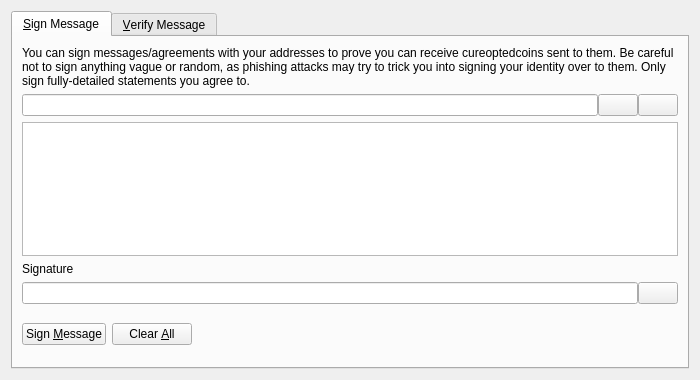
<?xml version="1.0" encoding="UTF-8"?>
<ui version="4.0">
 <class>SignVerifyMessageDialog</class>
 <widget class="QDialog" name="SignVerifyMessageDialog">
  <property name="geometry">
   <rect>
    <x>0</x>
    <y>0</y>
    <width>700</width>
    <height>380</height>
   </rect>
  </property>
  <property name="windowTitle">
   <string>Signatures - Sign / Verify a Message</string>
  </property>
  <property name="modal">
   <bool>true</bool>
  </property>
  <layout class="QVBoxLayout" name="verticalLayout">
   <item>
    <widget class="QTabWidget" name="tabWidget">
     <property name="currentIndex">
      <number>0</number>
     </property>
     <widget class="QWidget" name="tabSignMessage">
      <attribute name="title">
       <string>&amp;Sign Message</string>
      </attribute>
      <layout class="QVBoxLayout" name="verticalLayout_SM">
       <item>
        <widget class="QLabel" name="infoLabel_SM">
         <property name="text">
          <string>You can sign messages/agreements with your addresses to prove you can receive cureoptedcoins sent to them. Be careful not to sign anything vague or random, as phishing attacks may try to trick you into signing your identity over to them. Only sign fully-detailed statements you agree to.</string>
         </property>
         <property name="textFormat">
          <enum>Qt::PlainText</enum>
         </property>
         <property name="wordWrap">
          <bool>true</bool>
         </property>
        </widget>
       </item>
       <item>
        <layout class="QHBoxLayout" name="horizontalLayout_1_SM">
         <property name="spacing">
          <number>0</number>
         </property>
         <item>
          <widget class="QValidatedLineEdit" name="addressIn_SM">
           <property name="toolTip">
            <string>The Cureoptedcoin address to sign the message with</string>
           </property>
          </widget>
         </item>
         <item>
          <widget class="QPushButton" name="addressBookButton_SM">
           <property name="toolTip">
            <string>Choose previously used address</string>
           </property>
           <property name="text">
            <string/>
           </property>
           <property name="icon">
            <iconset resource="../bitcoin.qrc">
             <normaloff>:/icons/address-book</normaloff>:/icons/address-book</iconset>
           </property>
           <property name="shortcut">
            <string>Alt+A</string>
           </property>
           <property name="autoDefault">
            <bool>false</bool>
           </property>
          </widget>
         </item>
         <item>
          <widget class="QPushButton" name="pasteButton_SM">
           <property name="toolTip">
            <string>Paste address from clipboard</string>
           </property>
           <property name="text">
            <string/>
           </property>
           <property name="icon">
            <iconset resource="../bitcoin.qrc">
             <normaloff>:/icons/editpaste</normaloff>:/icons/editpaste</iconset>
           </property>
           <property name="shortcut">
            <string>Alt+P</string>
           </property>
           <property name="autoDefault">
            <bool>false</bool>
           </property>
          </widget>
         </item>
        </layout>
       </item>
       <item>
        <widget class="QPlainTextEdit" name="messageIn_SM">
         <property name="toolTip">
          <string>Enter the message you want to sign here</string>
         </property>
        </widget>
       </item>
       <item>
        <widget class="QLabel" name="signatureLabel_SM">
         <property name="text">
          <string>Signature</string>
         </property>
         <property name="textFormat">
          <enum>Qt::PlainText</enum>
         </property>
        </widget>
       </item>
       <item>
        <layout class="QHBoxLayout" name="horizontalLayout_2_SM">
         <property name="spacing">
          <number>0</number>
         </property>
         <item>
          <widget class="QLineEdit" name="signatureOut_SM">
           <property name="font">
            <font>
             <italic>true</italic>
            </font>
           </property>
           <property name="readOnly">
            <bool>true</bool>
           </property>
          </widget>
         </item>
         <item>
          <widget class="QPushButton" name="copySignatureButton_SM">
           <property name="toolTip">
            <string>Copy the current signature to the system clipboard</string>
           </property>
           <property name="text">
            <string/>
           </property>
           <property name="icon">
            <iconset resource="../bitcoin.qrc">
             <normaloff>:/icons/editcopy</normaloff>:/icons/editcopy</iconset>
           </property>
           <property name="autoDefault">
            <bool>false</bool>
           </property>
          </widget>
         </item>
        </layout>
       </item>
       <item>
        <layout class="QHBoxLayout" name="horizontalLayout_3_SM">
         <item>
          <widget class="QPushButton" name="signMessageButton_SM">
           <property name="toolTip">
            <string>Sign the message to prove you own this Cureoptedcoin address</string>
           </property>
           <property name="text">
            <string>Sign &amp;Message</string>
           </property>
           <property name="icon">
            <iconset resource="../bitcoin.qrc">
             <normaloff>:/icons/edit</normaloff>:/icons/edit</iconset>
           </property>
           <property name="autoDefault">
            <bool>false</bool>
           </property>
          </widget>
         </item>
         <item>
          <widget class="QPushButton" name="clearButton_SM">
           <property name="toolTip">
            <string>Reset all sign message fields</string>
           </property>
           <property name="text">
            <string>Clear &amp;All</string>
           </property>
           <property name="icon">
            <iconset resource="../bitcoin.qrc">
             <normaloff>:/icons/remove</normaloff>:/icons/remove</iconset>
           </property>
           <property name="autoDefault">
            <bool>false</bool>
           </property>
          </widget>
         </item>
         <item>
          <spacer name="horizontalSpacer_1_SM">
           <property name="orientation">
            <enum>Qt::Horizontal</enum>
           </property>
           <property name="sizeHint" stdset="0">
            <size>
             <width>40</width>
             <height>48</height>
            </size>
           </property>
          </spacer>
         </item>
         <item>
          <widget class="QLabel" name="statusLabel_SM">
           <property name="font">
            <font>
             <weight>75</weight>
             <bold>true</bold>
            </font>
           </property>
           <property name="text">
            <string/>
           </property>
           <property name="wordWrap">
            <bool>true</bool>
           </property>
          </widget>
         </item>
         <item>
          <spacer name="horizontalSpacer_2_SM">
           <property name="orientation">
            <enum>Qt::Horizontal</enum>
           </property>
           <property name="sizeHint" stdset="0">
            <size>
             <width>40</width>
             <height>48</height>
            </size>
           </property>
          </spacer>
         </item>
        </layout>
       </item>
      </layout>
     </widget>
     <widget class="QWidget" name="tabVerifyMessage">
      <attribute name="title">
       <string>&amp;Verify Message</string>
      </attribute>
      <layout class="QVBoxLayout" name="verticalLayout_VM">
       <item>
        <widget class="QLabel" name="infoLabel_VM">
         <property name="text">
          <string>Enter the receiver's address, message (ensure you copy line breaks, spaces, tabs, etc. exactly) and signature below to verify the message. Be careful not to read more into the signature than what is in the signed message itself, to avoid being tricked by a man-in-the-middle attack. Note that this only proves the signing party receives with the address, it cannot prove sendership of any transaction!</string>
         </property>
         <property name="textFormat">
          <enum>Qt::PlainText</enum>
         </property>
         <property name="alignment">
          <set>Qt::AlignLeading|Qt::AlignLeft|Qt::AlignTop</set>
         </property>
         <property name="wordWrap">
          <bool>true</bool>
         </property>
        </widget>
       </item>
       <item>
        <layout class="QHBoxLayout" name="horizontalLayout_1_VM">
         <property name="spacing">
          <number>0</number>
         </property>
         <item>
          <widget class="QValidatedLineEdit" name="addressIn_VM">
           <property name="toolTip">
            <string>The Cureoptedcoin address the message was signed with</string>
           </property>
          </widget>
         </item>
         <item>
          <widget class="QPushButton" name="addressBookButton_VM">
           <property name="toolTip">
            <string>Choose previously used address</string>
           </property>
           <property name="text">
            <string/>
           </property>
           <property name="icon">
            <iconset resource="../bitcoin.qrc">
             <normaloff>:/icons/address-book</normaloff>:/icons/address-book</iconset>
           </property>
           <property name="shortcut">
            <string>Alt+A</string>
           </property>
           <property name="autoDefault">
            <bool>false</bool>
           </property>
          </widget>
         </item>
        </layout>
       </item>
       <item>
        <widget class="QPlainTextEdit" name="messageIn_VM"/>
       </item>
       <item>
        <widget class="QValidatedLineEdit" name="signatureIn_VM"/>
       </item>
       <item>
        <layout class="QHBoxLayout" name="horizontalLayout_2_VM">
         <item>
          <widget class="QPushButton" name="verifyMessageButton_VM">
           <property name="toolTip">
            <string>Verify the message to ensure it was signed with the specified Cureoptedcoin address</string>
           </property>
           <property name="text">
            <string>Verify &amp;Message</string>
           </property>
           <property name="icon">
            <iconset resource="../bitcoin.qrc">
             <normaloff>:/icons/transaction_0</normaloff>:/icons/transaction_0</iconset>
           </property>
           <property name="autoDefault">
            <bool>false</bool>
           </property>
          </widget>
         </item>
         <item>
          <widget class="QPushButton" name="clearButton_VM">
           <property name="toolTip">
            <string>Reset all verify message fields</string>
           </property>
           <property name="text">
            <string>Clear &amp;All</string>
           </property>
           <property name="icon">
            <iconset resource="../bitcoin.qrc">
             <normaloff>:/icons/remove</normaloff>:/icons/remove</iconset>
           </property>
           <property name="autoDefault">
            <bool>false</bool>
           </property>
          </widget>
         </item>
         <item>
          <spacer name="horizontalSpacer_1_VM">
           <property name="orientation">
            <enum>Qt::Horizontal</enum>
           </property>
           <property name="sizeHint" stdset="0">
            <size>
             <width>40</width>
             <height>48</height>
            </size>
           </property>
          </spacer>
         </item>
         <item>
          <widget class="QLabel" name="statusLabel_VM">
           <property name="font">
            <font>
             <weight>75</weight>
             <bold>true</bold>
            </font>
           </property>
           <property name="text">
            <string/>
           </property>
           <property name="wordWrap">
            <bool>true</bool>
           </property>
          </widget>
         </item>
         <item>
          <spacer name="horizontalSpacer_2_VM">
           <property name="orientation">
            <enum>Qt::Horizontal</enum>
           </property>
           <property name="sizeHint" stdset="0">
            <size>
             <width>40</width>
             <height>48</height>
            </size>
           </property>
          </spacer>
         </item>
        </layout>
       </item>
      </layout>
     </widget>
    </widget>
   </item>
  </layout>
 </widget>
 <customwidgets>
  <customwidget>
   <class>QValidatedLineEdit</class>
   <extends>QLineEdit</extends>
   <header>qt/qvalidatedlineedit.h</header>
  </customwidget>
 </customwidgets>
 <resources>
  <include location="../bitcoin.qrc"/>
 </resources>
 <connections/>
</ui>
